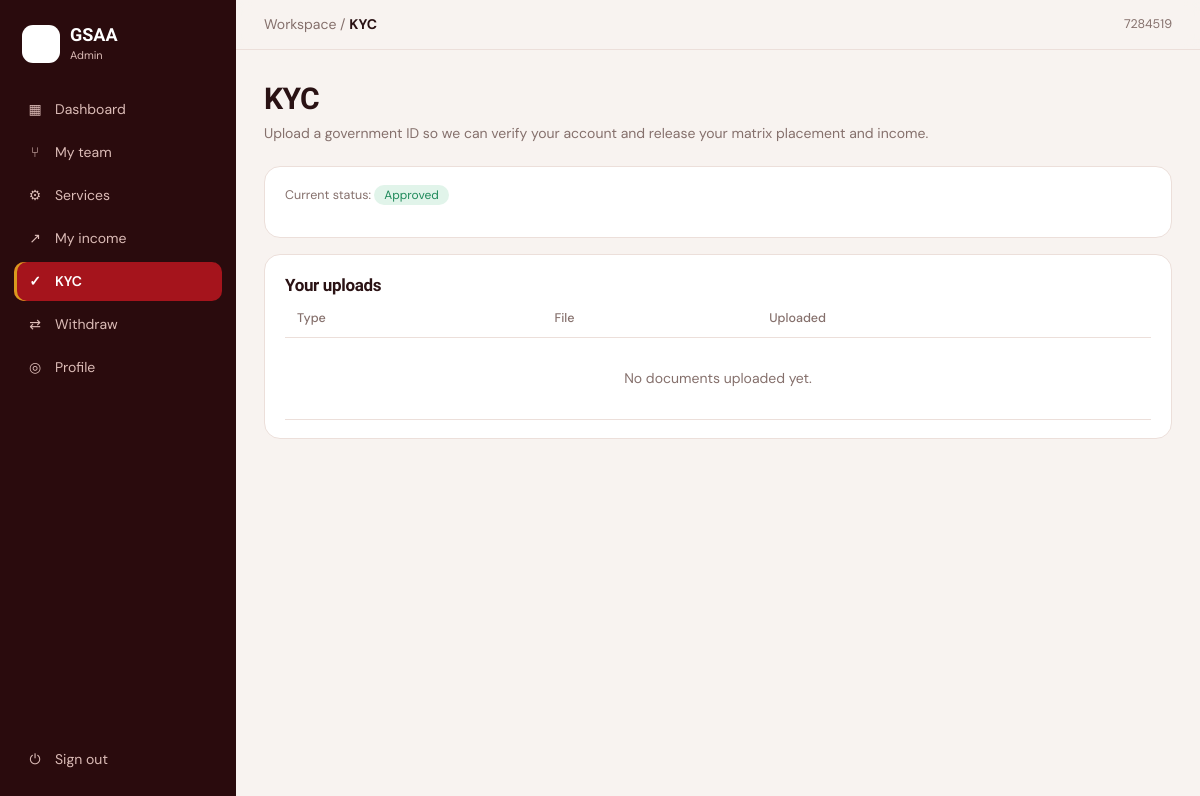
Page /member/kyc.php (signed in) on the committed database.
### tables this page shows
CREATE TABLE IF NOT EXISTS members (
  id INT AUTO_INCREMENT PRIMARY KEY,
  member_code VARCHAR(10) NOT NULL UNIQUE,
  name VARCHAR(120) NOT NULL,
  phone VARCHAR(20) NOT NULL UNIQUE,
  email VARCHAR(160) NULL,
  password_hash VARCHAR(255) NOT NULL,
  sponsor_id INT NULL,
  parent_id INT NULL,
  slot TINYINT NULL COMMENT '1,2,3 - which of the parent''s 3 positions',
  package_code VARCHAR(20) NOT NULL DEFAULT 'none',
  status ENUM('active','inactive','blocked') NOT NULL DEFAULT 'inactive',
  kyc_status ENUM('pending','approved','rejected') NOT NULL DEFAULT 'pending',
  wallet_balance DECIMAL(12,2) NOT NULL DEFAULT 0,
  created_at DATETIME NOT NULL DEFAULT CURRENT_TIMESTAMP,
  CONSTRAINT fk_members_sponsor FOREIGN KEY (sponsor_id) REFERENCES members(id) ON DELETE SET NULL,
  CONSTRAINT fk_members_parent FOREIGN KEY (parent_id) REFERENCES members(id) ON DELETE SET NULL,
  INDEX idx_sponsor (sponsor_id), INDEX idx_parent (parent_id), INDEX idx_status (status)
);

### member/kyc.php (the view, shortened to what this page needs)
<?php
$PAGE_TITLE = 'KYC';
require __DIR__ . '/_top.php';
$pdo = db();
$docs = $pdo->prepare('SELECT * FROM kyc_documents WHERE member_id = ? ORDER BY id DESC');
$docs->execute([$memberId]);
$docRows = $docs->fetchAll();
?>
<h1>KYC</h1><p class="sub">Upload a government ID so we can verify your account and release your matrix placement and income.</p>
<div class="card" style="margin-bottom:16px">
<p class="s">Current status: <span class="tag <?= $ME['kyc_status']==='approved'?'ok':($ME['kyc_status']==='rejected'?'bad':'gold') ?>"><?= ucfirst($ME['kyc_status']) ?></span></p>
</div>
<div class="card"><h3>Your uploads</h3>
<div class="tw"><table><thead><tr><th>Type</th><th>File</th><th>Uploaded</th></tr></thead><tbody>
<?php foreach ($docRows as $d): ?>
<tr><td><?= htmlspecialchars(ucfirst($d['doc_type'])) ?></td><td><a class="lnk" href="/uploads/<?= htmlspecialchars($d['file_path']) ?>" target="_blank">View</a></td>
<td><?= htmlspecialchars(date('d M Y', strtotime($d['created_at']))) ?></td></tr>
<?php endforeach; if (!$docRows): ?><tr><td colspan="3" class="muted-cell">No documents uploaded yet.</td></tr><?php endif; ?>
</tbody></table></div></div>
<?php require __DIR__ . '/_bottom.php'; ?>

### member/_top.php (shortened to what this page needs)
<?php
$pdo = db();
$memberId = current_member_id();
$meStmt = $pdo->prepare('SELECT * FROM members WHERE id = ?');
$meStmt->execute([$memberId]);
$ME = $meStmt->fetch();
$PAGE_TITLE = $PAGE_TITLE ?? 'Dashboard';
$current = basename($_SERVER['SCRIPT_NAME']);
function mnav(string $href, string $icon, string $label, string $current, ?int $pill = null): void
{
    $on = $current === $href ? ' on' : '';
    $pillHtml = $pill ? '<span class="pill">' . (int)$pill . '</span>' : '';
    echo '<a class="nav' . $on . '" href="' . htmlspecialchars($href) . '"><i>' . $icon . '</i>' . htmlspecialchars($label) . $pillHtml . '</a>';
}
?>
<!doctype html>
<html lang="en"><head><meta charset="utf-8">
<link rel="stylesheet" href="/assets/style.css">
</head><body>
<aside>
<div class="brand"><div class="logo">G</div><div><b>GSAA</b><small><?= htmlspecialchars($ME['name']) ?></small></div></div>
<?php
mnav('index.php', '▦', 'Dashboard', $current);
?>
<a class="sob" href="/logout.php"><i style="font-style:normal;width:18px;text-align:center">⏻</i>Sign out</a>
</aside>
<main>
<header><span class="crumb"><span class="ws">Workspace / </span><b style="color:var(--ink)"><?= htmlspecialchars($PAGE_TITLE) ?></b></span><span class="sp"></span>
<span style="font-size:12.5px;color:var(--mut)"><?= htmlspecialchars($ME['member_code']) ?></span>
</header>
<div class="wrap">

### assets/style.css (style rules this page uses)
:root { --bg:#f8f3f0;--card:#fff;--ink:#2a1214;--mut:#85706c;--line:#ecdfda;--em:#a5141c;--em2:#c9242c;--soft:#fbe8e5;--gold:#d99a1e;--goldsoft:#fdf1d6;--side:#2a0b0d;--sidetx:#dcbcb7;--bad:#c2410c;--badsoft:#fde9dd;--ok:#1f8a5b;--oksoft:#e1f4ea;--tl:#d9a441;color-scheme:light }
* { box-sizing:border-box;margin:0 }
:root { padding-top:env(safe-area-inset-top,0px);padding-bottom:env(safe-area-inset-bottom,0px) }
html,body { height:100% }
body { background:var(--bg);color:var(--ink);font:14px/1.5 'DM Sans',system-ui,sans-serif;display:flex }
h1,h2,h3,.num { font-family:'Bricolage Grotesque','DM Sans',sans-serif;letter-spacing:-.02em }
aside { width:236px;background:var(--side);color:var(--sidetx);padding:20px 14px;display:flex;flex-direction:column;gap:4px;flex-shrink:0;overflow:auto }
.brand { display:flex;gap:10px;align-items:center;padding:4px 8px 22px;color:#fff }
.logo { width:38px;height:38px;border-radius:11px;background:linear-gradient(135deg,var(--em2),var(--gold));display:grid;place-items:center;font:800 20px 'Bricolage Grotesque','DM Sans',system-ui,sans-serif;color:#fff }
.brand b { font:700 18px 'Bricolage Grotesque','DM Sans',system-ui,sans-serif }
.brand small { display:block;font-size:11px;color:var(--sidetx) }
main { flex:1;min-width:0;overflow:auto }
header { position:sticky;top:0;z-index:5;background:color-mix(in srgb,var(--bg) 88%,transparent);backdrop-filter:blur(8px);display:flex;align-items:center;gap:12px;padding:14px 28px;border-bottom:1px solid var(--line) }
header .crumb { color:var(--mut) }
.wrap { padding:26px 28px 60px;max-width:1240px }
h1 { font-size:30px;margin-bottom:2px }
.sub { color:var(--mut);margin-bottom:22px }
.card { background:var(--card);border:1px solid var(--line);border-radius:16px;padding:18px 20px }
.card h3 { font-size:17px }
.card .s { color:var(--mut);font-size:12.5px;margin-bottom:14px }
.tw { overflow-x:auto }
table { width:100%;border-collapse:collapse;min-width:640px }
th { text-align:left;font-weight:500;color:var(--mut);font-size:12.5px;padding:10px 12px;border-bottom:1px solid var(--line) }
td { padding:12px;border-bottom:1px solid var(--line) }
.tag { display:inline-block;padding:1px 10px;border-radius:99px;font-size:12px;background:var(--line);color:var(--mut) }
.tag.ok { background:var(--oksoft);color:var(--ok) }
.card { transition:transform .25s,box-shadow .25s,border-color .25s }
tbody tr td { transition:background .2s }
.logo { background:#fff!important;padding:4px;overflow:hidden }
.sob { all:unset;box-sizing:border-box;margin-top:auto;display:flex;gap:11px;align-items:center;padding:10px 12px;border-radius:10px;cursor:pointer;color:var(--sidetx) }
aside a.nav { all:unset;box-sizing:border-box;display:flex;gap:11px;align-items:center;padding:9px 12px;border-radius:10px;cursor:pointer;color:var(--sidetx);text-decoration:none;transition:background .2s,transform .2s }
aside a.nav.on { background:var(--em);color:#fff;font-weight:600;box-shadow:inset 3px 0 0 var(--gold) }
aside a.nav i { font-style:normal;width:18px;text-align:center }
a.sob { all:unset;box-sizing:border-box;margin-top:auto;display:flex;gap:11px;align-items:center;padding:10px 12px;border-radius:10px;cursor:pointer;color:var(--sidetx);text-decoration:none }
.muted-cell { text-align:center;color:var(--mut);padding:30px }

### rows in the picture
members: name "Admin", member_code "7284519", kyc_status "Approved"

### other values in the picture
$icon "▦ ⑂ ⚙ ↗ ✓ ⇄ ◎"
$label "Dashboard My team Services My income KYC Withdraw Profile"
$PAGE_TITLE "KYC"
